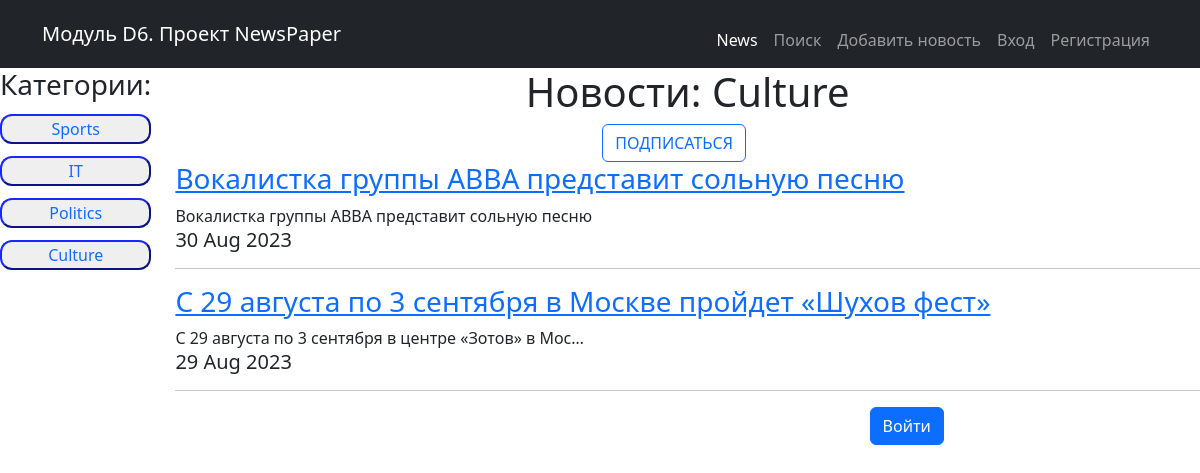
The app's page /news/category/4/ with its own data.
### news/models.py (models this page shows, shortened)
class Category(models.Model):
	new_category = models.CharField(max_length = 100, unique = True)
	def __str__(self):
		return f'{self.new_category}'

class Post(models.Model):
	POST_TYPE = [('AR', 'Статья'), ('NW', 'Новость')]
	author = models.ForeignKey(Author, on_delete = models.CASCADE)
	post_type = models.CharField(max_length = 2, choices = POST_TYPE, default = 'AR')
	time_create = models.DateTimeField(auto_now_add = True)
	title = models.CharField(max_length = 255)
	text = models.TextField()
	rating = models.IntegerField(default = 0)
	categories = models.ManyToManyField(Category, through='PostCategory')

### news/views.py (the view)
# urls.py: path('', PostsList.as_view(), name=''),
class PostsList(ListView):
    model = Post
    template_name ='news.html'
    context_object_name = 'news'
    paginate_by = 10
    def get_queryset(self):
        if len(self.kwargs):
            category = Category.objects.get(id=self.kwargs['category_id'])
            queryset = Post.objects.filter(categories=category).order_by('-time_create')
        else:
            queryset = Post.objects.order_by('-time_create')
        return queryset
    def get_context_data(self, **kwargs):
        user = self.request.user
        context = super().get_context_data(**kwargs)
        context['is_author'] = user.groups.filter(name = 'Authors').exists()
        context['categories'] = Category.objects.all()
        if len(self.kwargs):
            context['category_name'] = Category.objects.get(id=self.kwargs['category_id'])
            if user.is_authenticated:
                context['user_subsсribed'] = user.subscribers_set.filter(news_category__new_category=context['category_name'])
        return context

### news/templatetags/custom_filters.py (called while the page is built)
@register.filter(name='censor')
def censor(text):
    bad_words = ('ехай', 'едь', 'езжай')
    for word in bad_words:
        if word in text:
            text = text.replace(word, '*****')
    return text

### news/templates/news.html (shortened to what this page needs)
{% extends 'default.html' %}
{% load custom_filters %}
{% load static %}
{% block css %}
    <link href="{% static '/news/style.css' %}" rel="stylesheet">
    <link href="{% static '/bootstrap/bootstrap.min.css' %}" rel="stylesheet">
{% endblock css %}
{% block content %}
    <div class="conteiner">
        <div class="item sidebar">
            <h3>Категории:</h3>
            <ul>
                {% for category in categories %}
            <li><button id="category_buttons">
                <a class="a_cat_filter" href="{% url 'category_filter' category.id %}">{{ category }}</a>
            </button></li>
                {% endfor %}
            </ul>
        </div>
    <div class="item content">
    {% if not category_name %}
        <h1 id="count_cat_news">Все новости</h1>
    {% else %}
        <h1 id="count_cat_news">Новости: {{ category_name }}</h1>
        <div class="d-grid gap-2 col-2 mx-auto">
            {% if not user_subsсribed %}
                <a href="{% url 'subscribe' %}?category_name={{ category_name }}"><button type="button" class="btn btn-outline-primary">ПОДПИСАТЬСЯ</button></a>
            {% else %}
                <button type="button" class="btn btn-outline-primary">ВЫ ПОДПИСАНЫ</button>
            {% endif %}
        </div>
    {% endif %}
{% for onenews in news%}
    <a href="{% url 'post_detail' onenews.id %}"><h3>{{onenews.title|censor}}</h3></a>
    {{onenews.text|truncatechars:50|censor}}
    <h5>{{onenews.time_create|date:'d M Y'}}</h5>
<hr>
{% endfor %}
    <div style="width: 50%; margin: 10px 25% 50px 25%">
        {% if user.is_authenticated %}
                <a href="{% url 'logout' %}" style="float: right; text-decoration: none"><button type="button" style="float: right" class="btn btn-outline-danger">Выйти</button></a>
        {% else %}
                <a href="/accounts/login/?next=/"><button style="float: right" class="btn btn-primary">Войти</button></a>
        {% endif %}
    </div>
    </div>
    </div>
{% endblock content %}

### static/news/style.css (style rules this page uses)
.conteiner { grid-template-areas: 'sidebar content'; display: grid; grid-template-columns: 1fr 8fr; grid-column-gap: 24px; }
.sidebar { grid-area: sidebar; text-align: center; list-style-type: none; }
.content { grid-area: content; }
ul { display: contents; }
#category_buttons { width: 100%; border-radius: 12px; border-color: #1522d9; }
.a_cat_filter { text-decoration: none; }
li { margin-top: 12px; }
#count_cat_news { text-align: center; }

### records on screen
Category: new_category "Sports"
Category: new_category "IT"
Category: new_category "Politics"
Category: new_category "Culture"
Post: title|censor "Вокалистка группы ABBA представит сольную песню", text|censor "Вокалистка группы ABBA представит сольную песню", time_create "30 Aug 2023"
Post: title|censor "С 29 августа по 3 сентября в Москве пройдет «Шухов фест»", text|censor "С 29 августа по 3 сентября в центре «Зотов» в Мос…", time_create "29 Aug 2023"
